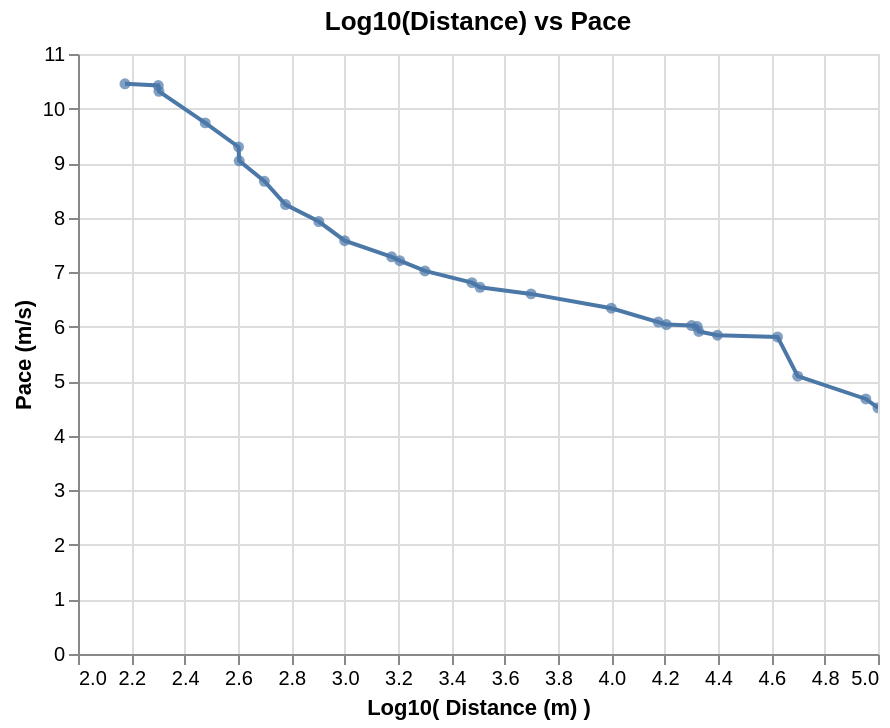

Source (notebook cell):
### Code cell
line = (alt.Chart(mens_running_all_dedup_nondecreasing)
  .mark_line()
  .encode(x=alt.X("logdistance:Q"), 
          y=alt.Y("pace:Q")
         )
  .properties(
      title='Log10(Distance) vs Pace'
  )
)

circle = (alt.Chart(mens_running_all_dedup_nondecreasing)
  .mark_circle()
  .encode(x=alt.X("logdistance:Q"), 
          y=alt.Y("pace:Q"),
          tooltip=["Event", "Athlete", "Perf"]
         )
  .properties(
      title='Log10(Distance) vs Pace'
  ).interactive()
)

line.encoding.x.title = 'Log10( Distance (m) )'
line.encoding.y.title = 'Pace (m/s)'

line + circle

### Figure 1 — Vega-Lite specification as saved in the notebook (floating-point values rounded to 4 significant figures)
{"$schema": "https://vega.github.io/schema/vega-lite/v2.6.0.json", "config": {"view": {"height": 300, "width": 400}}, "datasets": {"data-79ac8f29d702e18a663627210418b5b9": [{"Athlete": "Usain Bolt", "Ctry.": "GBR", "Date": "17 May 2009", "Event": "150 m straight", "Location": "Manchester", "Meeting": "Manchester City Games", "N": null, "Nat.": "JAM", "P": null, "Perf": "14.35", "R": "[90]", "V": null, "W": "+1.1", "distance": 150, "logdistance": 2.176, "logpace": 1.019, "logtime": -0.6213, "pace": 10.45, "seconds": 14.35, "time": 0.2392}, {"Athlete": "Usain Bolt", "Ctry.": "GER", "Date": "20 Aug 2009", "Event": "200 m", "Location": "Berlin", "Meeting": "World Championships", "N": null, "Nat.": "JAM", "P": "P", "Perf": "19.19", "R": "[5]", "V": "", "W": "−0.3", "distance": 200, "logdistance": 2.301, "logpace": 1.018, "logtime": -0.4951, "pace": 10.42, "seconds": 19.19, "time": 0.3198}, {"Athlete": "Tommie Smith", "Ctry.": "USA", "Date": "7 May 1966", "Event": "220 y (straight)", "Location": "San Jose", "Meeting": "Video on YouTube", "N": "h", "Nat.": "USA", "P": null, "Perf": "19.50", "R": "[93]", "V": null, "W": "+1.9", "distance": 201.2, "logdistance": 2.304, "logpace": 1.014, "logtime": -0.4881, "pace": 10.32, "seconds": 19.5, "time": 0.325}, {"Athlete": "Wayde van Niekerk", "Ctry.": "CZE", "Date": "28 Jun 2017", "Event": "300 m", "Location": "Ostrava", "Meeting": "Golden Spike Ostrava", "N": null, "Nat.": "RSA", "P": null, "Perf": "30.81", "R": "[95]", "V": null, "W": null, "distance": 300, "logdistance": 2.477, "logpace": 0.9884, "logtime": -0.2895, "pace": 9.737, "seconds": 30.81, "time": 0.5135}, {"Athlete": "Wayde van Niekerk", "Ctry.": "BRA", "Date": "14 Aug 2016", "Event": "400 m", "Location": "Rio de Janeiro", "Meeting": "Olympic Games", "N": null, "Nat.": "RSA", "P": "P", "Perf": "43.03", "R": "[6]", "V": "", "W": null, "distance": 400, "logdistance": 2.602, "logpace": 0.9683, "logtime": -0.1444, "pace": 9.296, "seconds": 43.03, "time": 0.7172}, {"Athlete": "John Smith", "Ctry.": "USA", "Date": "26 Jun 1971", "Event": "440 y", "Location": "Eugene", "Meeting": "USA Championships", "N": null, "Nat.": "USA", "P": null, "Perf": "44.50", "R": "[96][97][98]", "V": null, "W": null, "distance": 402.3, "logdistance": 2.605, "logpace": 0.9562, "logtime": -0.1298, "pace": 9.041, "seconds": 44.5, "time": 0.7417}, {"Athlete": "David Rudisha", "Ctry.": "GBR", "Date": "10 Sep 2016", "Event": "500 m", "Location": "Newcastle", "Meeting": "Great North CityGames", "N": "[af]", "Nat.": "KEN", "P": null, "Perf": "57.69", "R": "[99]", "V": null, "W": null, "distance": 500, "logdistance": 2.699, "logpace": 0.9379, "logtime": -0.01705, "pace": 8.667, "seconds": 57.69, "time": 0.9615}, {"Athlete": "Johnny Gray", "Ctry.": "USA", "Date": "24 May 1986", "Event": "600 m", "Location": "Santa Monica", "Meeting": null, "N": null, "Nat.": "USA", "P": null, "Perf": "1:12.81", "R": null, "V": null, "W": null, "distance": 600, "logdistance": 2.778, "logpace": 0.916, "logtime": 0.08404, "pace": 8.241, "seconds": 72.81, "time": 1.214}, {"Athlete": "David Rudisha", "Ctry.": "GBR", "Date": "9 Aug 2012", "Event": "800 m", "Location": "London", "Meeting": "Olympic Games", "N": null, "Nat.": "KEN", "P": "P", "Perf": "1:40.91", "R": "[7]", "V": "", "W": null, "distance": 800, "logdistance": 2.903, "logpace": 0.8992, "logtime": 0.2258, "pace": 7.928, "seconds": 100.9, "time": 1.682}, {"Athlete": "Noah Ngeny", "Ctry.": "ITA", "Date": "5 Sep 1999", "Event": "1000 m", "Location": "Rieti", "Meeting": "Rieti Meeting", "N": null, "Nat.": "KEN", "P": "P", "Perf": "2:11.96", "R": null, "V": "", "W": null, "distance": 1000, "logdistance": 3, "logpace": 0.8796, "logtime": 0.3423, "pace": 7.578, "seconds": 132.0, "time": 2.199}, {"Athlete": "Hicham El Guerrouj", "Ctry.": "ITA", "Date": "14 Jul 1998", "Event": "1500 m", "Location": "Rome", "Meeting": "Golden Gala", "N": null, "Nat.": "MAR", "P": "P", "Perf": "3:26.00", "R": null, "V": "", "W": null, "distance": 1500, "logdistance": 3.176, "logpace": 0.8622, "logtime": 0.5357, "pace": 7.282, "seconds": 206, "time": 3.433}, {"Athlete": "Hicham El Guerrouj", "Ctry.": "ITA", "Date": "7 Jul 1999", "Event": "Mile", "Location": "Rome", "Meeting": "Golden Gala", "N": null, "Nat.": "MAR", "P": "P", "Perf": "3:43.13", "R": null, "V": "", "W": null, "distance": 1609, "logdistance": 3.207, "logpace": 0.858, "logtime": 0.5704, "pace": 7.211, "seconds": 223.1, "time": 3.719}, {"Athlete": "Hicham El Guerrouj", "Ctry.": "GER", "Date": "7 Sep 1999", "Event": "2000 m", "Location": "Berlin", "Meeting": "ISTAF", "N": null, "Nat.": "MAR", "P": null, "Perf": "4:44.79", "R": null, "V": "", "W": null, "distance": 2000, "logdistance": 3.301, "logpace": 0.8465, "logtime": 0.6764, "pace": 7.023, "seconds": 284.8, "time": 4.747}, {"Athlete": "Daniel Komen", "Ctry.": "ITA", "Date": "1 Sep 1996", "Event": "3000 m", "Location": "Rieti", "Meeting": "Rieti Meeting", "N": null, "Nat.": "KEN", "P": "P", "Perf": "7:20.67", "R": null, "V": "", "W": null, "distance": 3000, "logdistance": 3.477, "logpace": 0.833, "logtime": 0.866, "pace": 6.808, "seconds": 440.7, "time": 7.345}, {"Athlete": "Daniel Komen", "Ctry.": "BEL", "Date": "17 Jul 1997", "Event": "Two miles", "Location": "Hechtel-Eksel", "Meeting": null, "N": null, "Nat.": "KEN", "P": "P", "Perf": "7:58.61", "R": null, "V": null, "W": null, "distance": 3218, "logdistance": 3.508, "logpace": 0.8276, "logtime": 0.9018, "pace": 6.724, "seconds": 478.6, "time": 7.977}, {"Athlete": "Kenenisa Bekele", "Ctry.": "NED", "Date": "31 May 2004", "Event": "5000 m (track)", "Location": "Hengelo", "Meeting": "Fanny Blankers-Koen Games", "N": null, "Nat.": "ETH", "P": "P", "Perf": "12:37.35", "R": null, "V": "", "W": null, "distance": 5000, "logdistance": 3.699, "logpace": 0.8197, "logtime": 1.101, "pace": 6.602, "seconds": 757.4, "time": 12.62}, {"Athlete": "Kenenisa Bekele", "Ctry.": "BEL", "Date": "26 Aug 2005", "Event": "10,000 m (track)", "Location": "Brussels", "Meeting": "Memorial Van Damme", "N": null, "Nat.": "ETH", "P": "P", "Perf": "26:17.53", "R": null, "V": "", "W": null, "distance": 10000, "logdistance": 4, "logpace": 0.802, "logtime": 1.42, "pace": 6.339, "seconds": 1578.0, "time": 26.29}, {"Athlete": "Joshua Cheptegei", "Ctry.": "NED", "Date": "18 Nov 2018", "Event": "15 km (road)", "Location": "Nijmegen", "Meeting": "Zevenheuvelenloop", "N": null, "Nat.": "UGA", "P": null, "Perf": "41:05.00", "R": "[101]", "V": null, "W": null, "distance": 15000, "logdistance": 4.176, "logpace": 0.7843, "logtime": 1.614, "pace": 6.085, "seconds": 2465, "time": 41.08}, {"Athlete": "Haile Gebrselassie", "Ctry.": "NED", "Date": "4 Sep 2005", "Event": "10 miles (road)", "Location": "Tilburg", "Meeting": "Tilburg Ten Miles", "N": "[ah]", "Nat.": "ETH", "P": null, "Perf": "44:24.00", "R": null, "V": null, "W": null, "distance": 16090, "logdistance": 4.207, "logpace": 0.781, "logtime": 1.647, "pace": 6.04, "seconds": 2664, "time": 44.4}, {"Athlete": "Zersenay Tadese", "Ctry.": "POR", "Date": "21 Mar 2010", "Event": "20 km (road)", "Location": "Lisbon", "Meeting": "Lisbon Half Marathon", "N": "+", "Nat.": "ERI", "P": null, "Perf": "55:21.00", "R": "[102]", "V": null, "W": null, "distance": 20000, "logdistance": 4.301, "logpace": 0.7798, "logtime": 1.743, "pace": 6.022, "seconds": 3321, "time": 55.35}, {"Athlete": "Abraham Kiptum", "Ctry.": "ESP", "Date": "28 Oct 2018", "Event": "Half marathon", "Location": "Valencia", "Meeting": "Valencia Half Marathon", "N": null, "Nat.": "KEN", "P": "P", "Perf": "58:18.00", "R": "[13]", "V": "", "W": null, "distance": 21000, "logdistance": 4.322, "logpace": 0.7784, "logtime": 1.766, "pace": 6.003, "seconds": 3498, "time": 58.3}, {"Athlete": "Haile Gebrselassie", "Ctry.": "CZE", "Date": "27 Jun 2007", "Event": "One hour (track)", "Location": "Ostrava", "Meeting": "Golden Spike Ostrava", "N": null, "Nat.": "ETH", "P": "P", "Perf": "21,285 m", "R": "[14]", "V": "", "W": null, "distance": 21285, "logdistance": 4.328, "logpace": 0.7718, "logtime": 1.778, "pace": 5.912, "seconds": 3600, "time": 60}, {"Athlete": "Dennis Kipruto Kimetto", "Ctry.": "GER", "Date": "6 May 2012", "Event": "25 km (road)", "Location": "Berlin", "Meeting": "BIG 25", "N": null, "Nat.": "KEN", "P": null, "Perf": "1:11:18.00", "R": "[103][104]", "V": null, "W": null, "distance": 25000, "logdistance": 4.398, "logpace": 0.7667, "logtime": 1.853, "pace": 5.844, "seconds": 4278, "time": 71.3}, {"Athlete": "Eliud Kipchoge", "Ctry.": "ITA", "Date": "6 May 2017", "Event": "Marathon[b]", "Location": "Monza", "Meeting": "Autodromo Nazionale Monza", "N": "[c]", "Nat.": "KEN", "P": null, "Perf": "2:00:25", "R": "[18]", "V": "[1]", "W": null, "distance": 42000, "logdistance": 4.623, "logpace": 0.7644, "logtime": 2.081, "pace": 5.813, "seconds": 7225, "time": 120.4}, {"Athlete": "Thompson Magawana", "Ctry.": "RSA", "Date": "2 Apr 1988", "Event": "50 km (road)", "Location": "Cape Town", "Meeting": null, "N": "+", "Nat.": "RSA", "P": null, "Perf": "2:43:38", "R": "[108]", "V": null, "W": null, "distance": 50000, "logdistance": 4.699, "logpace": 0.7069, "logtime": 2.214, "pace": 5.093, "seconds": 9818, "time": 163.6}, {"Athlete": "Leonid Shvetsov", "Ctry.": "RSA", "Date": "2007", "Event": "90 km (road)", "Location": "Durban", "Meeting": "Comrades Marathon", "N": null, "Nat.": "RUS", "P": null, "Perf": "5:20:49.00", "R": null, "V": null, "W": null, "distance": 90000, "logdistance": 4.954, "logpace": 0.6698, "logtime": 2.506, "pace": 4.676, "seconds": 19249, "time": 320.8}, {"Athlete": "Nao Kazami", "Ctry.": "JPN", "Date": "24 Jun 2018", "Event": "100 km (road)", "Location": "Yūbetsu", "Meeting": "Lake Saroma Ultramarathon", "N": null, "Nat.": "JPN", "P": null, "Perf": "6:09:14.00", "R": "[19]", "V": null, "W": null, "distance": 100000, "logdistance": 5, "logpace": 0.6545, "logtime": 2.567, "pace": 4.514, "seconds": 22154, "time": 369.2}]}, "layer": [{"data": {"name": "data-79ac8f29d702e18a663627210418b5b9"}, "encoding": {"x": {"field": "logdistance", "title": "Log10( Distance (m) )", "type": "quantitative"}, "y": {"field": "pace", "title": "Pace (m/s)", "type": "quantitative"}}, "mark": "line", "title": "Log10(Distance) vs Pace"}, {"data": {"name": "data-79ac8f29d702e18a663627210418b5b9"}, "encoding": {"tooltip": [{"field": "Event", "type": "nominal"}, {"field": "Athlete", "type": "nominal"}, {"field": "Perf", "type": "nominal"}], "x": {"field": "logdistance", "type": "quantitative"}, "y": {"field": "pace", "type": "quantitative"}}, "mark": "circle", "selection": {"selector005": {"bind": "scales", "encodings": ["x", "y"], "type": "interval"}}, "title": "Log10(Distance) vs Pace"}]}
